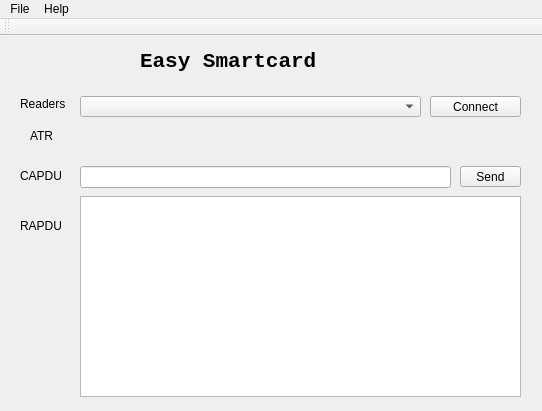
<?xml version="1.0" encoding="UTF-8"?>
<ui version="4.0">
 <class>MainWindow</class>
 <widget class="QMainWindow" name="MainWindow">
  <property name="geometry">
   <rect>
    <x>0</x>
    <y>0</y>
    <width>542</width>
    <height>411</height>
   </rect>
  </property>
  <property name="windowTitle">
   <string>Easy Smartcard</string>
  </property>
  <widget class="QWidget" name="centralWidget">
   <widget class="QPushButton" name="btnConnect">
    <property name="geometry">
     <rect>
      <x>430</x>
      <y>60</y>
      <width>91</width>
      <height>21</height>
     </rect>
    </property>
    <property name="text">
     <string>Connect</string>
    </property>
   </widget>
   <widget class="QComboBox" name="comboReaders">
    <property name="geometry">
     <rect>
      <x>80</x>
      <y>60</y>
      <width>341</width>
      <height>21</height>
     </rect>
    </property>
   </widget>
   <widget class="QLabel" name="label">
    <property name="geometry">
     <rect>
      <x>20</x>
      <y>60</y>
      <width>47</width>
      <height>16</height>
     </rect>
    </property>
    <property name="text">
     <string>Readers</string>
    </property>
   </widget>
   <widget class="QLabel" name="label_2">
    <property name="geometry">
     <rect>
      <x>140</x>
      <y>0</y>
      <width>251</width>
      <height>51</height>
     </rect>
    </property>
    <property name="font">
     <font>
      <family>Courier New</family>
      <pointsize>16</pointsize>
      <weight>75</weight>
      <bold>true</bold>
     </font>
    </property>
    <property name="text">
     <string>Easy Smartcard </string>
    </property>
   </widget>
   <widget class="QLineEdit" name="txtCAPDU">
    <property name="geometry">
     <rect>
      <x>80</x>
      <y>130</y>
      <width>371</width>
      <height>22</height>
     </rect>
    </property>
   </widget>
   <widget class="QLabel" name="label_3">
    <property name="geometry">
     <rect>
      <x>20</x>
      <y>130</y>
      <width>41</width>
      <height>20</height>
     </rect>
    </property>
    <property name="text">
     <string>CAPDU</string>
    </property>
   </widget>
   <widget class="QLabel" name="lblATR">
    <property name="geometry">
     <rect>
      <x>80</x>
      <y>90</y>
      <width>421</width>
      <height>16</height>
     </rect>
    </property>
    <property name="text">
     <string/>
    </property>
   </widget>
   <widget class="QLabel" name="label_4">
    <property name="geometry">
     <rect>
      <x>20</x>
      <y>180</y>
      <width>41</width>
      <height>20</height>
     </rect>
    </property>
    <property name="text">
     <string>RAPDU</string>
    </property>
   </widget>
   <widget class="QLabel" name="label_5">
    <property name="geometry">
     <rect>
      <x>30</x>
      <y>90</y>
      <width>41</width>
      <height>20</height>
     </rect>
    </property>
    <property name="text">
     <string>ATR</string>
    </property>
   </widget>
   <widget class="QPushButton" name="btnSend">
    <property name="geometry">
     <rect>
      <x>460</x>
      <y>130</y>
      <width>61</width>
      <height>21</height>
     </rect>
    </property>
    <property name="text">
     <string>Send</string>
    </property>
   </widget>
   <widget class="QListWidget" name="listRAPDU">
    <property name="geometry">
     <rect>
      <x>80</x>
      <y>160</y>
      <width>441</width>
      <height>201</height>
     </rect>
    </property>
    <property name="font">
     <font>
      <family>MS Shell Dlg 2</family>
      <pointsize>8</pointsize>
     </font>
    </property>
   </widget>
  </widget>
  <widget class="QMenuBar" name="menuBar">
   <property name="geometry">
    <rect>
     <x>0</x>
     <y>0</y>
     <width>542</width>
     <height>26</height>
    </rect>
   </property>
   <widget class="QMenu" name="menuFile">
    <property name="title">
     <string>File</string>
    </property>
    <addaction name="actionExit"/>
   </widget>
   <widget class="QMenu" name="menuHelp">
    <property name="title">
     <string>Help</string>
    </property>
    <addaction name="actionAbout"/>
   </widget>
   <addaction name="menuFile"/>
   <addaction name="menuHelp"/>
  </widget>
  <widget class="QToolBar" name="mainToolBar">
   <attribute name="toolBarArea">
    <enum>TopToolBarArea</enum>
   </attribute>
   <attribute name="toolBarBreak">
    <bool>false</bool>
   </attribute>
  </widget>
  <action name="actionExit">
   <property name="text">
    <string>Exit</string>
   </property>
   <property name="shortcut">
    <string>Ctrl+X</string>
   </property>
  </action>
  <action name="actionAbout">
   <property name="text">
    <string>About</string>
   </property>
  </action>
 </widget>
 <layoutdefault spacing="6" margin="11"/>
 <resources/>
 <connections/>
</ui>
